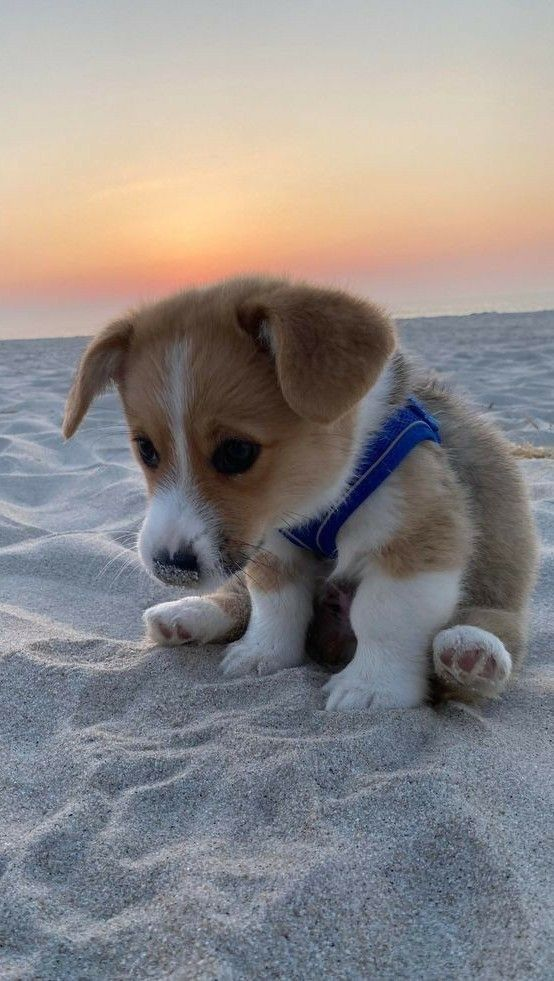
#> input picture dog.jpg, 554 x 981 px
$ jupyter execute Task2.ipynb
#> lines starting #> are read from the running program, lines starting #| are printed output that depends on the picture
For this homework you will have to complete and implement the colour balancing for:

Gray world algorithm
Scale-by-max algorithm
You are free to use your own images. Experiment with more images and think about the effect each of the algorithms has on the resulting (balanced) image.

[cell 1]
import cv2
import numpy as np
from matplotlib import pyplot as plt
plt.rcParams['figure.figsize'] = [15, 5]

[cell 2]
img = cv2.imread('dog.jpg')
#> img is the input picture: shape (981, 554, 3); mean B, G, R 135.4, 136.3, 141
img = cv2.cvtColor(img, cv2.COLOR_BGR2RGB)
plt.imshow(img)

[cell 3]
# Define white patch and the coefficients
row, col = 485, 553
white = img[row, col, :]
#> white = [162, 166, 178]
coeffs = 255.0/white
#> coeffs = [1.57, 1.54, 1.43]

# Apply white balancing and generate balanced image
balanced = np.zeros_like(img, dtype=np.float32)
for channel in range(3):
    balanced[..., channel] = img[..., channel] * coeffs[channel]

# White patching does not guarantee that the dynamic range is preserved, images must be clipped.
balanced = balanced/255
balanced[balanced > 1] = 1
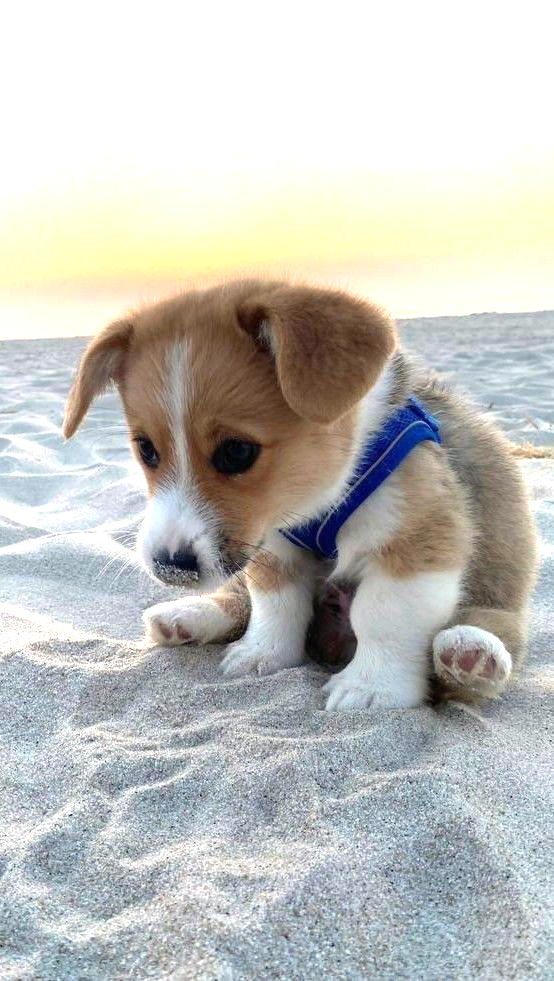
#> balanced: shape (981, 554, 3) float32; mean R, G, B 0.763, 0.765, 0.748

plt.subplot(121), plt.imshow(img)
plt.subplot(122), plt.imshow(balanced)
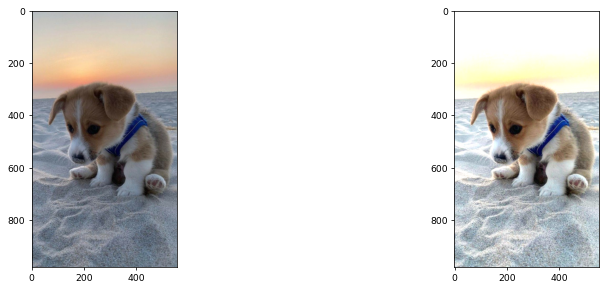
#> figure drawn by matplotlib, 2 panels

[cell 4]
# Load your image
img = cv2.imread('dog.jpg')
img = cv2.cvtColor(img, cv2.COLOR_BGR2RGB)

# Compute the mean values for all three colour channels (red, green, blue)
red, green, blue = cv2.split(img)
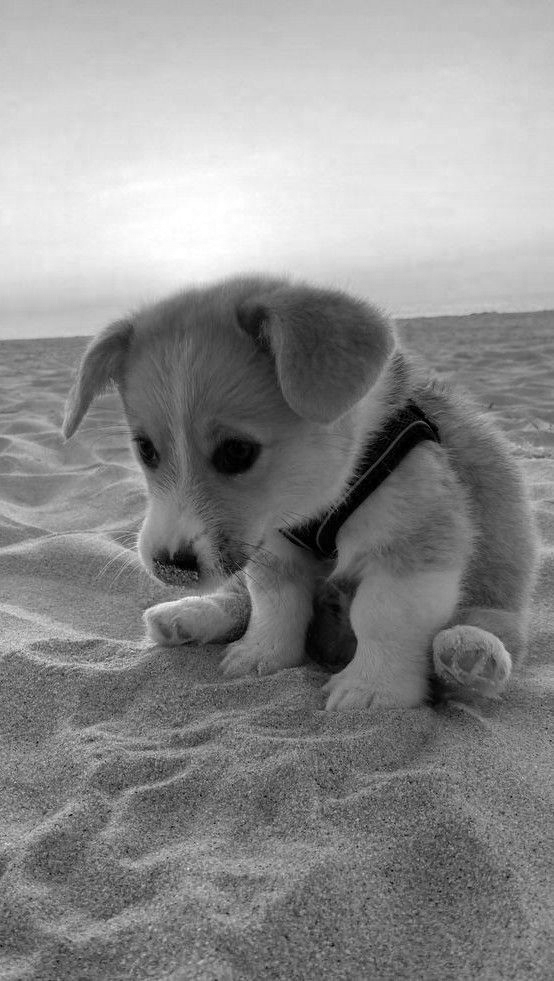
#> red: shape (981, 554); min 0, max 255, mean 141
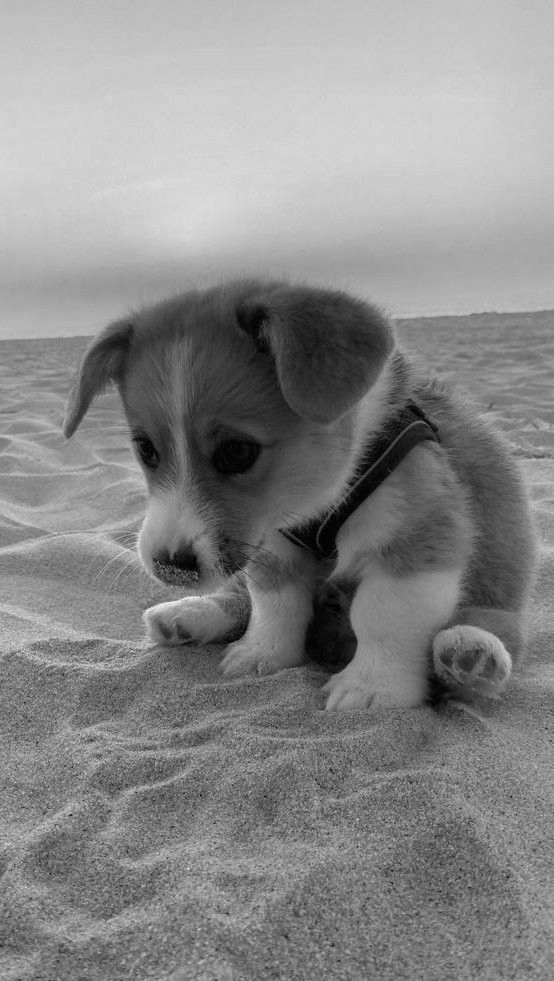
#> green: shape (981, 554); min 0, max 251, mean 136.3
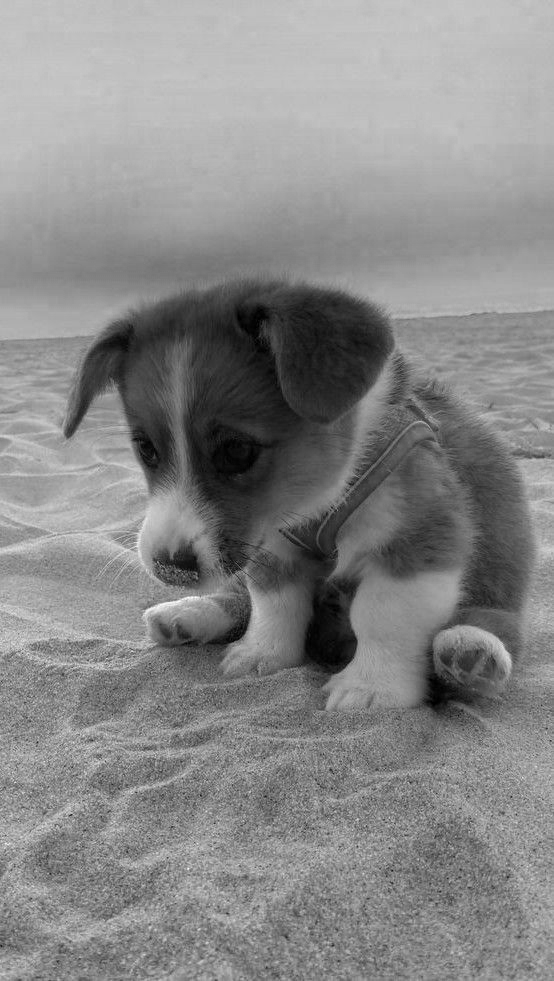
#> blue: shape (981, 554); min 0, max 255, mean 135.4
mean_r = np.mean(red)
#> mean_r = 141
mean_g = np.mean(green)
#> mean_g = 136.3
mean_b = np.mean(blue)
#> mean_b = 135.4

# Compute the coefficients kr, kg, kb
mean_gray = (mean_r + mean_g + mean_b) / 3
#> mean_gray = 137.6
if mean_r >= mean_g and mean_r >= mean_b:
    kr = 1
    kg = mean_gray / mean_g
#> kg = 1.01
    kb = mean_gray / mean_b
#> kb = 1.02
elif mean_g >= mean_b and mean_g >= mean_r:
    kg = 1
    kr = mean_gray / mean_r
    kb = mean_gray / mean_b
else:
    kb = 1
    kr = mean_gray / mean_r
    kg = mean_gray / mean_g

coeffs = np.array([kr, kg, kb])
#> coeffs = [1, 1.01, 1.02]

# Apply color balancing and generate the balanced image
balanced = np.zeros_like(img, dtype=np.float32)
for channel in range(3):
    balanced[..., channel] = img[..., channel] * coeffs[channel]

# Clip the values to ensure they stay within the valid range [0, 255]
balanced = np.clip(balanced, 0, 255)

# Convert the balanced image to uint8 format for display
balanced = balanced.astype(np.uint8)

# Show the original and the balanced image side by side
plt.subplot(121), plt.imshow(img)
plt.subplot(122), plt.imshow(balanced)

[cell 5]
# Load your image
img = cv2.imread('dog.jpg')
img = cv2.cvtColor(img, cv2.COLOR_BGR2RGB)

# Compute the maximum values for all three colour channels (red, green, blue)
red, green, blue = cv2.split(img)
# Compute the maximum value for each channel
max_r = np.max(red)
#> max_r = 255
max_g = np.max(green)
#> max_g = 251
max_b = np.max(blue)
#> max_b = 255

# Apply scale-by-max balancing for each channel
scaled_red = (red / max_r) * 255
scaled_green = (green / max_g) * 255
scaled_blue = (blue / max_b) * 255

# Clip the values to stay within the valid range [0, 255]
scaled_red = np.clip(scaled_red, 0, 255).astype(np.uint8)
scaled_green = np.clip(scaled_green, 0, 255).astype(np.uint8)
scaled_blue = np.clip(scaled_blue, 0, 255).astype(np.uint8)

# Merge the balanced channels back into an image
balanced = cv2.merge([scaled_red, scaled_green, scaled_blue])


plt.subplot(121), plt.imshow(img)
plt.subplot(122), plt.imshow(balanced)
